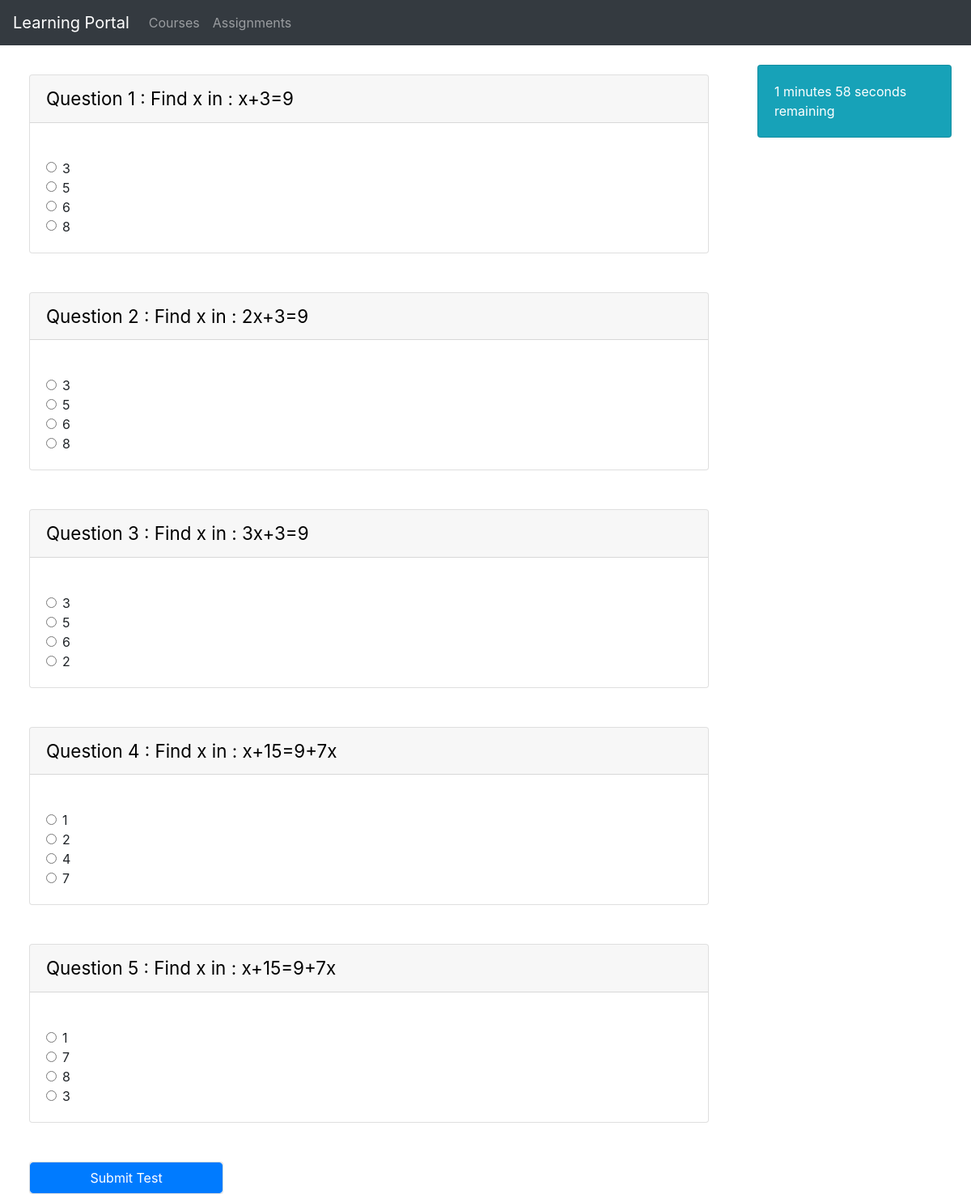
The page /courseView/1/quiz/1 on the database its author committed.
### course/models.py (models this page shows, shortened)
class Question(models.Model):
    statement=models.CharField(max_length=200)
    correct_ans=models.CharField(max_length=200)
    options=models.CharField(max_length=500)
    quiz=models.ForeignKey(Quiz,on_delete=models.CASCADE)
    def splitoptions(self):
        return self.options.split(' ')

### course/views.py (the view)
# urls.py: path("courseView/<int:cid>/quiz/<int:qid>",views.QuizView,name="QuizView"),
def QuizView(request,cid,qid):
    chapter=Chapter.objects.filter(chapter_id=cid)
    quiz=Quiz.objects.filter(id=qid)
    questions=[]
    for q in Question.objects.filter(quiz=quiz[0]):
        questions.append(q)
    return render(request,'course/quizView.html',{'chapter':chapter[0],'questions':questions,'quiz':quiz[0]})

### course/templates/course/quizView.html (shortened to what this page needs)
{% extends 'course/basic.html'  %}
{% block body %}
<div class="card text-white bg-info" style="width:20%;float:right;margin-right:2%;margin-top: 2%;position: sticky;top:2%;"><div class="card-body"><span id="timer_{{quiz.time}}" class="timer">{{quiz.time}} minutes 0 seconds remaining</span></div></div>
    <form action='/courseView/{{chapter.chapter_id}}/quiz/{{quiz.id}}/result/' method='POST' id="myForm">{% csrf_token %}
        {% for q in questions  %}
        <div class="card" style="width:70%;margin-top:3%;margin-bottom: 4%;margin-left: 3%;">
            <div class="card-header" style="font-size: 1.4em;color: black;">Question {{q.id}} : {{q.statement}}</div><br>
                <div class="card-body">
                    {% for option in q.splitoptions  %}
                        <div class="form-check">
                            <label class="form-check-label">
                            <input class="form-check-input" type="radio" name="{{q.id}}" value="{{option}}">
                            {{option}}
                            </label>
                        </div>
                    {% endfor %}
                </div>
        </div>
        {% endfor %}
    <div class="card" style="width:20%;margin-left:3%;"><button class="btn btn-primary" type="submit">Submit Test </button></div>
    </form>
{% endblock %}

### course/templates/course/basic.html (shortened to what this page needs)
<!doctype html>
<html lang="en">
  <head>
    <link rel="stylesheet" href="https://stackpath.bootstrapcdn.com/bootstrap/4.5.0/css/bootstrap.min.css">
  </head>
  <body>
    <nav class="navbar navbar-expand-lg navbar-dark bg-dark ">
        <a class="navbar-brand" href="#">Learning Portal</a>
        <div class="collapse navbar-collapse" id="navbarSupportedContent">
          <ul class="navbar-nav mr-auto">
            <li class="nav-item">
              <a class="nav-link" href="/courses">Courses </a>
            </li>
            <li class="nav-item">
              <a class="nav-link" href="/assignments">Assignments</a>
            </li>
          </ul>
        </div>
      </nav>
      {% block body %} {% endblock %}
  </body>
</html>

### rows shown on the page
Question: id "1", statement "Find x in : x+3=9", splitoptions "3" "5" "6" "8"
Question: id "2", statement "Find x in : 2x+3=9", splitoptions "3" "5" "6" "8"
Question: id "3", statement "Find x in : 3x+3=9", splitoptions "3" "5" "6" "2"
Question: id "4", statement "Find x in : x+15=9+7x", splitoptions "1" "2" "4" "7"
Question: id "5", statement "Find x in : x+15=9+7x", splitoptions "1" "7" "8" "3"
